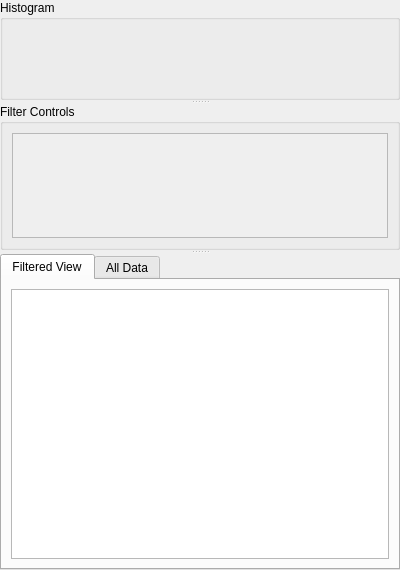
<?xml version="1.0" encoding="UTF-8"?>
<ui version="4.0">
 <class>FilterViewWidget</class>
 <widget class="QWidget" name="FilterViewWidget">
  <property name="geometry">
   <rect>
    <x>0</x>
    <y>0</y>
    <width>400</width>
    <height>570</height>
   </rect>
  </property>
  <property name="windowTitle">
   <string>Form</string>
  </property>
  <layout class="QVBoxLayout" name="verticalLayout_4">
   <property name="leftMargin">
    <number>0</number>
   </property>
   <property name="topMargin">
    <number>0</number>
   </property>
   <property name="rightMargin">
    <number>0</number>
   </property>
   <property name="bottomMargin">
    <number>0</number>
   </property>
   <item>
    <widget class="QSplitter" name="splitter">
     <property name="orientation">
      <enum>Qt::Vertical</enum>
     </property>
     <widget class="QGroupBox" name="gbHistogram">
      <property name="minimumSize">
       <size>
        <width>100</width>
        <height>100</height>
       </size>
      </property>
      <property name="title">
       <string>Histogram</string>
      </property>
      <layout class="QGridLayout" name="gridLayout">
       <item row="0" column="0" colspan="2">
        <widget class="PropertiesHistogram" name="filterPlots" native="true">
         <property name="maximumSize">
          <size>
           <width>16777215</width>
           <height>16777215</height>
          </size>
         </property>
        </widget>
       </item>
      </layout>
     </widget>
     <widget class="QGroupBox" name="gbFilterControls">
      <property name="minimumSize">
       <size>
        <width>100</width>
        <height>100</height>
       </size>
      </property>
      <property name="title">
       <string>Filter Controls</string>
      </property>
      <layout class="QVBoxLayout" name="verticalLayout_3">
       <item>
        <widget class="QScrollArea" name="scrollArea">
         <property name="widgetResizable">
          <bool>true</bool>
         </property>
         <widget class="QWidget" name="filterControls">
          <property name="geometry">
           <rect>
            <x>0</x>
            <y>0</y>
            <width>380</width>
            <height>90</height>
           </rect>
          </property>
         </widget>
        </widget>
       </item>
      </layout>
     </widget>
     <widget class="QTabWidget" name="tabWidget">
      <property name="minimumSize">
       <size>
        <width>0</width>
        <height>200</height>
       </size>
      </property>
      <property name="currentIndex">
       <number>0</number>
      </property>
      <widget class="QWidget" name="tab">
       <attribute name="title">
        <string>Filtered View</string>
       </attribute>
       <layout class="QVBoxLayout" name="verticalLayout">
        <item>
         <widget class="QTableView" name="filterView"/>
        </item>
       </layout>
      </widget>
      <widget class="QWidget" name="tab_2">
       <attribute name="title">
        <string>All Data</string>
       </attribute>
       <layout class="QVBoxLayout" name="verticalLayout_2">
        <item>
         <widget class="QTableView" name="allView"/>
        </item>
       </layout>
      </widget>
     </widget>
    </widget>
   </item>
  </layout>
 </widget>
 <customwidgets>
  <customwidget>
   <class>PropertiesHistogram</class>
   <extends>QWidget</extends>
   <header>napari_tracking_analysis.filter_widget.h</header>
   <container>1</container>
  </customwidget>
 </customwidgets>
 <resources/>
 <connections/>
</ui>
